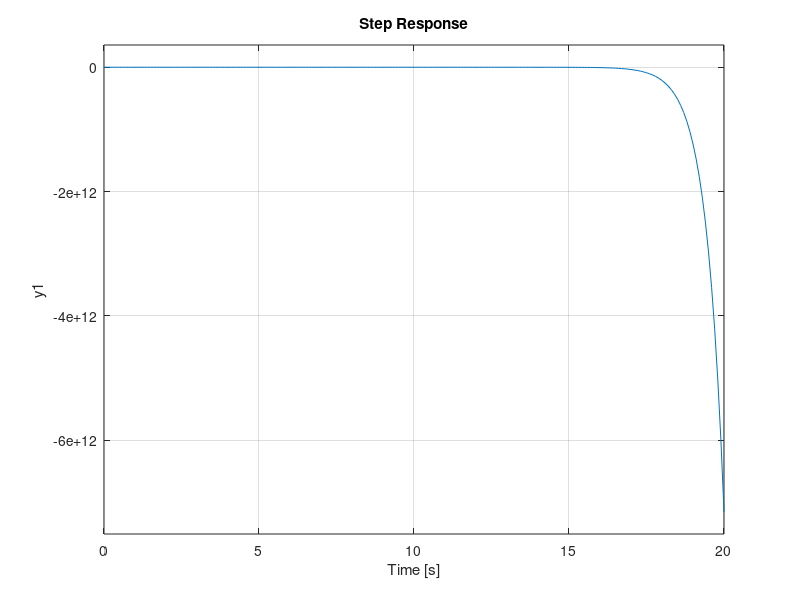

MATLAB code for this plot:
% Clear
clear
clc
close all

%Before Reduce Block Diagram
%%Define G1, G2, G3,G4, H1, H2, and H3

  G1_num = [0 1]
  G1_den = [1 0 0]

  G2_num = [0 1]
  G2_den = [1 1]
  
  G3_num = [0 1]
  G3_den = [1 0]

  G4_num = [0 1]
  G4_den = [2 0]

  H1_num = [0 1]
  H1_den = [1 0]

  H2_num = [0 1]
  H2_den = [1 -1]

  H3_num = [0 1]
  H3_den = [1 -2]

%AfterReduce Block Diagram

%Block Diagram Algebra
  %G_1 = 1/s^2
  %G_2 = 1/(s + 1)
  %G_3 = 1/s
  %H_1 = 1/s
  %H_2 = 1/(s - 1)
  %H_3 = 1/(s - 2)

  G_num = [2 -6 4 0 0 0 0 0]
  G_den = [4 -8 -4 14 -8 -2 2 6 4 0 0 0 0]

  G = tf(G_num,G_den)

%Step Response
  step(G,0:0.1:20)
